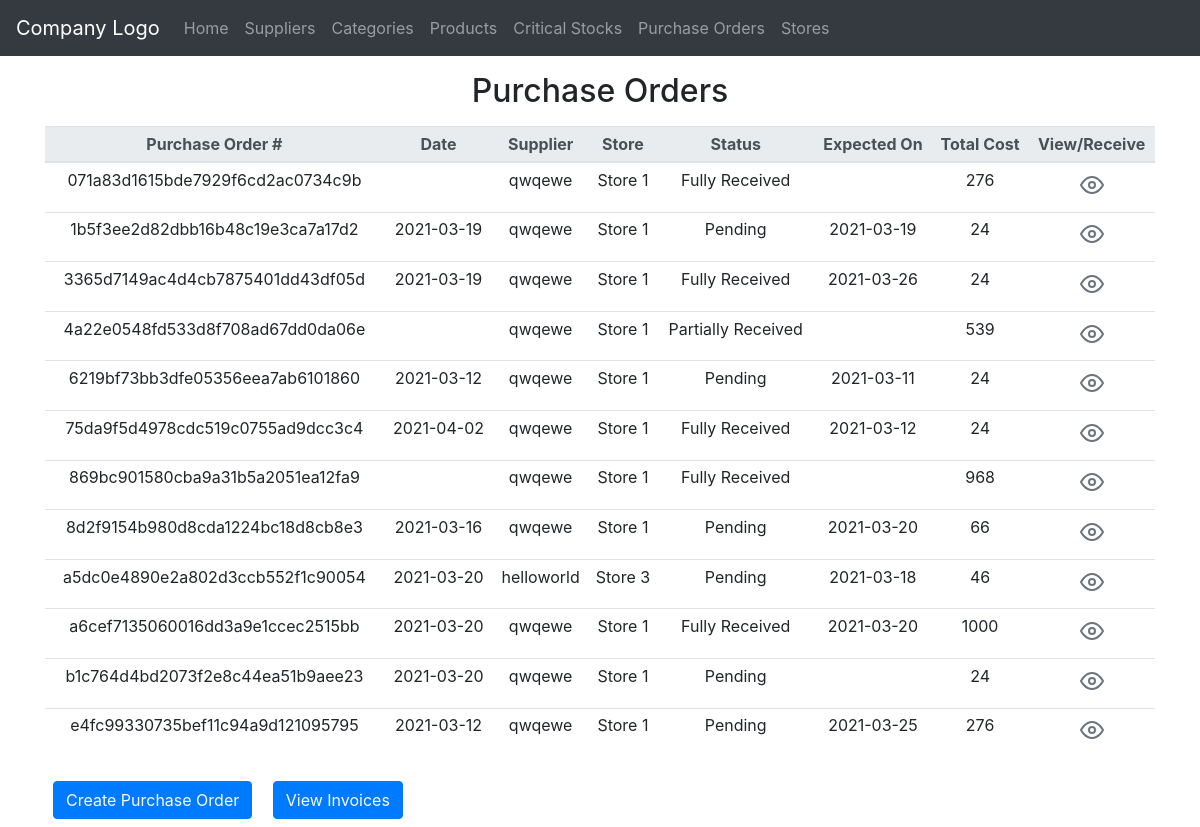
The page /purchase_orders/index.php on the database as committed earlier.
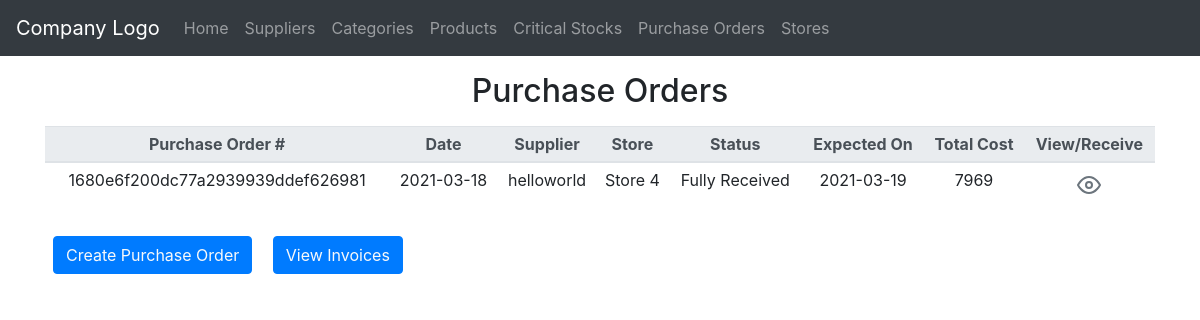
The same page on the database as committed later.
### tables this page shows
CREATE TABLE `purchase_orders` (
  `purchase_order_id` varchar(32) NOT NULL,
  `supplier_id` int(11) NOT NULL,
  `store_id` int(11) NOT NULL,
  `order_date` varchar(10) NOT NULL,
  `delivery_date` varchar(10) NOT NULL,
  `status` varchar(20) NOT NULL,
  `subtotal` float NOT NULL,
  `additional_cost` float DEFAULT NULL,
  `received_on` varchar(10) DEFAULT NULL
);

CREATE TABLE `suppliers` (
  `Id` int(11) NOT NULL,
  `CompanyName` varchar(255) NOT NULL,
  `Address` varchar(255) DEFAULT NULL,
  `ContactNumber` varchar(13) DEFAULT NULL,
  `Email` varchar(255) DEFAULT NULL
);

CREATE TABLE `stores` (
  `Id` int(11) NOT NULL,
  `Name` varchar(255) NOT NULL,
  `Address` varchar(255) DEFAULT NULL,
  `ContactNumber` varchar(13) DEFAULT NULL
);

### private/query_functions.php (called while the page is built, shortened)
<?php
  function find_supplier_by_id($id, $options=[]) {
    global $db;
    $sql = "SELECT * FROM suppliers ";
    $sql .= "WHERE Id='" . db_escape($db, $id) . "' ";
    $result = mysqli_query($db, $sql);
    $supplier = mysqli_fetch_assoc($result);
    return $supplier;
  }
  function find_store_by_id($id, $options=[]) {
    global $db;
    $sql = "SELECT * FROM stores ";
    $sql .= "WHERE Id='" . db_escape($db, $id) . "' ";
    $result = mysqli_query($db, $sql);
    $store = mysqli_fetch_assoc($result);
    return $store;
  }
  function find_all_po($options=[]) {
    global $db;
    $sql = "SELECT * FROM purchase_orders ";
    $result = mysqli_query($db, $sql);
    return $result;
  }
?>

### private/functions.php (called while the page is built, shortened)
<?php
function url_for($script_path) {
  if($script_path[0] != '/') {
    $script_path = "/" . $script_path;
  }
  return WWW_ROOT . $script_path;
}
function h($string="") {
  return htmlspecialchars($string);
}
?>

### private/db_functions.php (called while the page is built, shortened)
<?php
  function db_escape($connection, $string) {
    return mysqli_real_escape_string($connection, $string);
  }
?>

### public/purchase_orders/index.php (the view, shortened to what this page needs)
<?php
$po_list = find_all_po();
?>
<?php require('../../private/shared/public_header.php');?>
<?php require('../../private/shared/public_navigation.php');?>
  	<div class="container">
      	<h2 class="my-3 text-center">Purchase Orders</h2>
    <table class="mx-auto table table-sm table-hover table-responsive-md text-center" id="po_table">
    	<thead class="thead-light">
    		<tr>
    			<th>Purchase Order #</th>
    			<th>Date</th>
	    		<th>Supplier</th>
	    		<th>Store</th>
	    		<th>Status</th>
                <th>Expected On</th>
                <th>Total Cost</th>
                <th>View/Receive</th>
    		</tr>
    	</thead>
    	<tbody>
    	    <?php if (mysqli_num_rows($po_list)>0){
    	    	while($po = mysqli_fetch_assoc($po_list)) { ?>
    		<tr>
    			<td><?php echo h($po['purchase_order_id']); ?></td>
                <td><?php echo h($po['order_date']); ?></td>
                <td><?php $supplier = find_supplier_by_id($po['supplier_id']);
                 echo $supplier['CompanyName'];
                ?></td>
                <td><?php $store = find_store_by_id($po['store_id']);
                     echo $store['Name'];?></td>
                <td><?php echo h($po['status']); ?></td>
                <td><?php echo h($po['delivery_date']); ?></td>
                <td ><?php echo h($po['subtotal'] + $po['additional_cost']); ?></td>
    			<td><a class="btn btn-sm bg-transparent text-secondary"  href="<?php echo url_for('purchase_orders/view.php?id='. $po['purchase_order_id'])?>">
                    <i data-feather="eye"></i>
                </a></td>
    		</tr>
    		<?php }}else{ ?>
    			<tr><td colspan="7" align="center">No Records Found</td></tr>
    		<?php }?>
    	</tbody>
    </table>
    <a class="btn btn-primary text-light m-2" href="<?php echo url_for('purchase_orders/new.php')?>" >Create Purchase Order</a>
    <a class="btn btn-primary text-light m-2" href="<?php echo url_for('purchase_orders/invoice.php')?>" >View Invoices</a>
    </div>
<?php require('../../private/shared/public_footer.php');?>

Rows that differ between the two databases and show on the page:
removed purchase_orders: purchase_order_id "071a83d1615bde7929f6cd2ac0734c9b", supplier.CompanyName "qwqewe", store.Name "Store 1", status "Fully Received", $po['subtotal'] + $po['additional_cost'] "276"
removed purchase_orders: purchase_order_id "1b5f3ee2d82dbb16b48c19e3ca7a17d2", order_date "2021-03-19", supplier.CompanyName "qwqewe", store.Name "Store 1", status "Pending", delivery_date "2021-03-19", $po['subtotal'] + $po['additional_cost'] "24"
removed purchase_orders: purchase_order_id "3365d7149ac4d4cb7875401dd43df05d", order_date "2021-03-19", supplier.CompanyName "qwqewe", store.Name "Store 1", status "Fully Received", delivery_date "2021-03-26", $po['subtotal'] + $po['additional_cost'] "24"
removed purchase_orders: purchase_order_id "4a22e0548fd533d8f708ad67dd0da06e", supplier.CompanyName "qwqewe", store.Name "Store 1", status "Partially Received", $po['subtotal'] + $po['additional_cost'] "539"
removed purchase_orders: purchase_order_id "6219bf73bb3dfe05356eea7ab6101860", order_date "2021-03-12", supplier.CompanyName "qwqewe", store.Name "Store 1", status "Pending", delivery_date "2021-03-11", $po['subtotal'] + $po['additional_cost'] "24"
removed purchase_orders: purchase_order_id "75da9f5d4978cdc519c0755ad9dcc3c4", order_date "2021-04-02", supplier.CompanyName "qwqewe", store.Name "Store 1", status "Fully Received", delivery_date "2021-03-12", $po['subtotal'] + $po['additional_cost'] "24"
removed purchase_orders: purchase_order_id "869bc901580cba9a31b5a2051ea12fa9", supplier.CompanyName "qwqewe", store.Name "Store 1", status "Fully Received", $po['subtotal'] + $po['additional_cost'] "968"
removed purchase_orders: purchase_order_id "8d2f9154b980d8cda1224bc18d8cb8e3", order_date "2021-03-16", supplier.CompanyName "qwqewe", store.Name "Store 1", status "Pending", delivery_date "2021-03-20", $po['subtotal'] + $po['additional_cost'] "66"
removed purchase_orders: purchase_order_id "a5dc0e4890e2a802d3ccb552f1c90054", order_date "2021-03-20", supplier.CompanyName "helloworld", store.Name "Store 3", status "Pending", delivery_date "2021-03-18", $po['subtotal'] + $po['additional_cost'] "46"
removed purchase_orders: purchase_order_id "a6cef7135060016dd3a9e1ccec2515bb", order_date "2021-03-20", supplier.CompanyName "qwqewe", store.Name "Store 1", status "Fully Received", delivery_date "2021-03-20", $po['subtotal'] + $po['additional_cost'] "1000"
removed purchase_orders: purchase_order_id "b1c764d4bd2073f2e8c44ea51b9aee23", order_date "2021-03-20", supplier.CompanyName "qwqewe", store.Name "Store 1", status "Pending", $po['subtotal'] + $po['additional_cost'] "24"
removed purchase_orders: purchase_order_id "e4fc99330735bef11c94a9d121095795", order_date "2021-03-12", supplier.CompanyName "qwqewe", store.Name "Store 1", status "Pending", delivery_date "2021-03-25", $po['subtotal'] + $po['additional_cost'] "276"
added purchase_orders: purchase_order_id "1680e6f200dc77a2939939ddef626981", order_date "2021-03-18", supplier.CompanyName "helloworld", store.Name "Store 4", status "Fully Received", delivery_date "2021-03-19", $po['subtotal'] + $po['additional_cost'] "7969"
